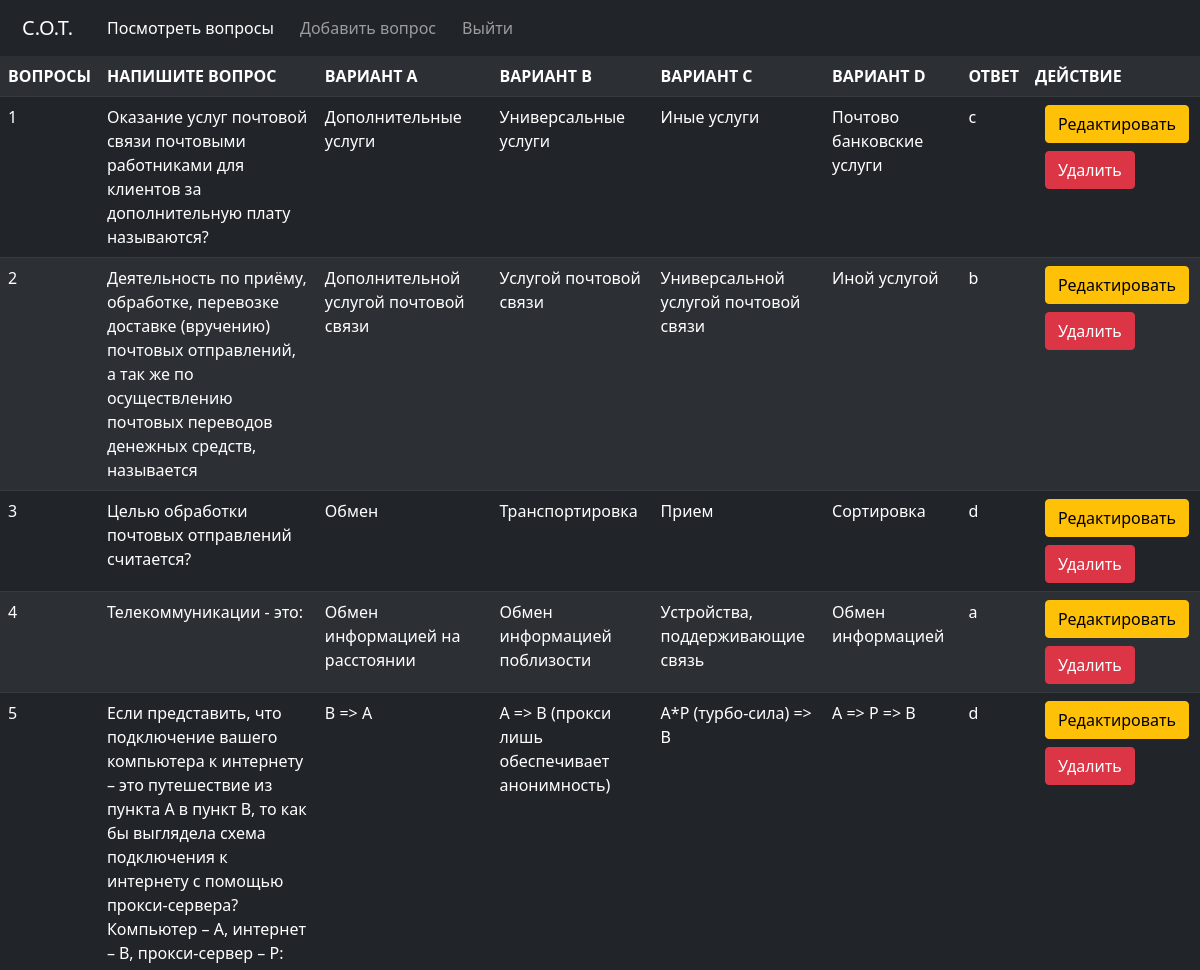
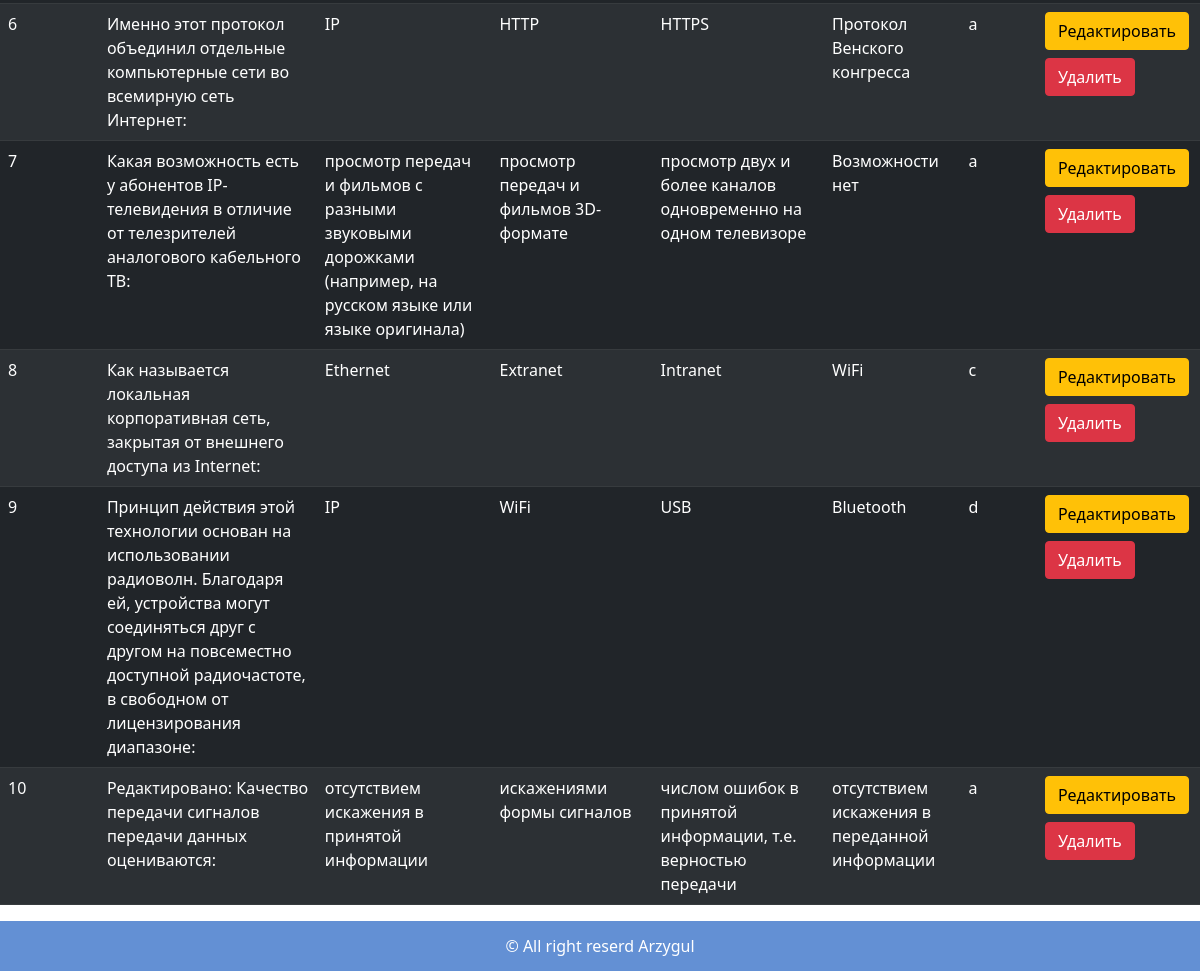
The page /view-questions (signed in) on the database its author committed (2 pictures, top to bottom).
### OTS/models.py (models this page shows)
class Question(models.Model):
    quno=models.IntegerField(primary_key=True, auto_created=True)
    que=models.CharField(max_length=400)
    optiona=models.CharField(max_length=100)
    optionb=models.CharField(max_length=100)
    optionc=models.CharField(max_length=100)
    optiond=models.CharField(max_length=100)
    answer=models.CharField(max_length=1)

### OTS/views.py (the view)
# urls.py: path('view-questions',viewQuestions, name='viewquestions'),
def viewQuestions(request):
    try:
     request.session['role']=='ADMIN'
    except KeyError:
     return HttpResponseRedirect('/login')
    questions=Question.objects.all()
    res=render(request,'OTS/view_questions.html',{'questions':questions})
    return res

### templates/OTS/view_questions.html (shortened to what this page needs)
<!DOCTYPE html>
<html lang="rus">
    {% load static %}
<head>
    <link href="https://cdn.jsdelivr.net/npm/bootstrap@5.0.2/dist/css/bootstrap.min.css" rel="stylesheet">
    <link rel="stylesheet" href="{% static 'css/style.css' %}">
</head>
<body>
    <header>
        <nav class="navbar navbar-expand-lg navbar-dark bg-dark">
            <div class="container-fluid">
                <a class="navbar-brand" href="/">С.О.Т.</a>
                <div class="collapse navbar-collapse" id="navbarNav">
                    <ul class="navbar-nav">
                        <li class="nav-item">
                            <a class="nav-link active" aria-current="page" href="{% url 'viewquestions' %}">Посмотреть вопросы</a>
                        </li>
                        <li class="nav-item">
                            <a class="nav-link" href="{% url 'newquestion' %}">Добавить вопрос</a>
                        </li>
                        <li class="nav-item">
                            <a class="nav-link" href="{% url 'logout' %}">Выйти</a>
                        </li>
                    </ul>
                </div>
            </div>
        </nav>
    </header>
    <table class="table table-dark table-striped">
        <tr>
            <th>Вопросы</th>
            <th>Напишите вопрос</th>
            <th>Вариант A</th>
            <th>Вариант B</th>
            <th>Вариант C</th>
            <th>Вариант D</th>
            <th>Ответ</th>
            <th>Действие</th>
        </tr>
        {% for question in questions %}
        <tr>
            <td>{{question.quno}}</td>
            <td>{{question.que}}</td>
            <td>{{question.optiona}}</td>
            <td>{{question.optionb}}</td>
            <td>{{question.optionc}}</td>
            <td>{{question.optiond}}</td>
            <td>{{question.answer}}</td>
            <td><a class="btn btn-warning mb-2" href="/edit-question?qun={{question.quno}}">Редактировать</a>
                <a class="btn btn-danger" href="/delete-question?qun={{question.quno}}">Удалить</a></td>
        </tr>
        {% endfor %}
    </table>
    <footer >
        <span>&copy; All right reserd Arzygul</span>
    </footer>
</body>
</html>

### static/css/style.css (style rules this page uses)
footer { background-color: rgb(99, 144, 212); color: white; height: 50px; text-align: center; display: flex; align-items: center; justify-content: center; }

### templates/OTS/view_questions.html (style rules this page uses)
a { margin-left: 10px; }
table tr th { text-transform: uppercase; }

### rows shown on the page
Question: quno "1", que "Оказание услуг почтовой связи почтовыми работниками для клиентов за дополнительную плату называются?", optiona "Дополнительные услуги", optionb "Универсальные услуги", optionc "Иные услуги", optiond "Почтово банковские услуги", answer "c"
Question: quno "2", que "Деятельность по приёму, обработке, перевозке доставке (вручению) почтовых отправлений, а так же по осуществлению почтовых переводов денежных средств, называется", optiona "Дополнительной услугой почтовой связи", optionb "Услугой почтовой связи", optionc "Универсальной услугой почтовой связи", optiond "Иной услугой", answer "b"
Question: quno "3", que "Целью обработки почтовых отправлений считается?", optiona "Обмен", optionb "Транспортировка", optionc "Прием", optiond "Сортировка", answer "d"
Question: quno "4", que "Телекоммуникации - это:", optiona "Обмен информацией на расстоянии", optionb "Обмен информацией поблизости", optionc "Устройства, поддерживающие связь", optiond "Обмен информацией", answer "a"
Question: quno "5", que "Если представить, что подключение вашего компьютера к интернету – это путешествие из пункта A в пункт B, то как бы выглядела схема подключения к интернету с помощью прокси-сервера? Компьютер – A, интернет – B, прокси-сервер – P:", optiona "B => A", optionb "А => B (прокси лишь обеспечивает анонимность)", optionc "A*P (турбо-сила) => B", optiond "A => P => B", answer "d"
Question: quno "6", que "Именно этот протокол объединил отдельные компьютерные сети во всемирную сеть Интернет:", optiona "IP", optionb "HTTP", optionc "HTTPS", optiond "Протокол Венского конгресса", answer "a"
Question: quno "7", que "Какая возможность есть у абонентов IP-телевидения в отличие от телезрителей аналогового кабельного ТВ:", optiona "просмотр передач и фильмов с разными звуковыми дорожками (например, на русском языке или языке оригинала)", optionb "просмотр передач и фильмов 3D-формате", optionc "просмотр двух и более каналов одновременно на одном телевизоре", optiond "Возможности нет", answer "a"
Question: quno "8", que "Как называется локальная корпоративная сеть, закрытая от внешнего доступа из Internet:", optiona "Ethernet", optionb "Extranet", optionc "Intranet", optiond "WiFi", answer "c"
Question: quno "9", que "Принцип действия этой технологии основан на использовании радиоволн. Благодаря ей, устройства могут соединяться друг с другом на повсеместно доступной радиочастоте, в свободном от лицензирования диапазоне:", optiona "IP", optionb "WiFi", optionc "USB", optiond "Bluetooth", answer "d"
Question: quno "10", que "Редактировано: Качество передачи сигналов передачи данных оцениваются:", optiona "отсутствием искажения в принятой информации", optionb "искажениями формы сигналов", optionc "числом ошибок в принятой информации, т.е. верностью передачи", optiond "отсутствием искажения в переданной информации", answer "a"
